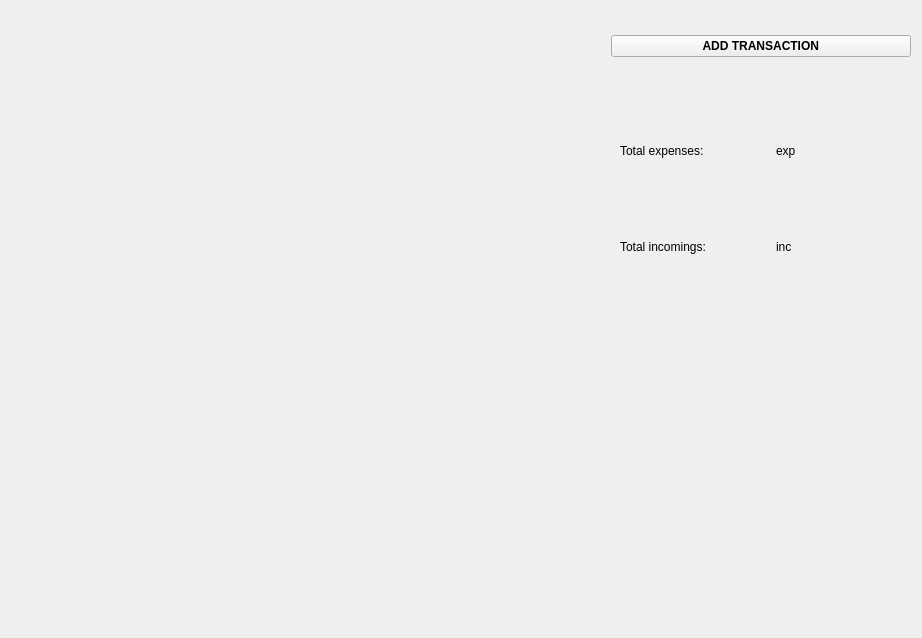
<?xml version="1.0" encoding="UTF-8"?>
<ui version="4.0">
 <class>HomeWidget</class>
 <widget class="QWidget" name="HomeWidget">
  <property name="geometry">
   <rect>
    <x>0</x>
    <y>0</y>
    <width>922</width>
    <height>638</height>
   </rect>
  </property>
  <property name="windowTitle">
   <string>Form</string>
  </property>
  <layout class="QGridLayout" name="gridLayout">
   <item row="5" column="0" colspan="3">
    <widget class="QScrollArea" name="scrollArea">
     <property name="sizePolicy">
      <sizepolicy hsizetype="Preferred" vsizetype="Fixed">
       <horstretch>0</horstretch>
       <verstretch>1</verstretch>
      </sizepolicy>
     </property>
     <property name="maximumSize">
      <size>
       <width>900</width>
       <height>300</height>
      </size>
     </property>
     <property name="frameShape">
      <enum>QFrame::Shape::NoFrame</enum>
     </property>
     <property name="widgetResizable">
      <bool>true</bool>
     </property>
     <property name="alignment">
      <set>Qt::AlignmentFlag::AlignBottom|Qt::AlignmentFlag::AlignHCenter</set>
     </property>
     <widget class="QWidget" name="scrollAreaWidgetContents">
      <property name="geometry">
       <rect>
        <x>0</x>
        <y>0</y>
        <width>900</width>
        <height>300</height>
       </rect>
      </property>
     </widget>
    </widget>
   </item>
   <item row="3" column="2">
    <widget class="QWidget" name="widget" native="true">
     <property name="minimumSize">
      <size>
       <width>300</width>
       <height>0</height>
      </size>
     </property>
     <property name="maximumSize">
      <size>
       <width>300</width>
       <height>205</height>
      </size>
     </property>
     <layout class="QGridLayout" name="gridLayout_2">
      <item row="0" column="1">
       <widget class="QLabel" name="expAmount">
        <property name="text">
         <string>exp</string>
        </property>
       </widget>
      </item>
      <item row="0" column="0">
       <widget class="QLabel" name="totalExpense">
        <property name="minimumSize">
         <size>
          <width>150</width>
          <height>0</height>
         </size>
        </property>
        <property name="text">
         <string>Total expenses:</string>
        </property>
       </widget>
      </item>
      <item row="1" column="0">
       <widget class="QLabel" name="totalIncome">
        <property name="minimumSize">
         <size>
          <width>150</width>
          <height>0</height>
         </size>
        </property>
        <property name="text">
         <string>Total incomings:</string>
        </property>
       </widget>
      </item>
      <item row="1" column="1">
       <widget class="QLabel" name="incAmount">
        <property name="text">
         <string>inc</string>
        </property>
       </widget>
      </item>
     </layout>
    </widget>
   </item>
   <item row="2" column="0" rowspan="2">
    <widget class="QWidget" name="widget_2" native="true">
     <property name="minimumSize">
      <size>
       <width>500</width>
       <height>290</height>
      </size>
     </property>
    </widget>
   </item>
   <item row="2" column="2">
    <widget class="QPushButton" name="addTrPushButton">
     <property name="enabled">
      <bool>true</bool>
     </property>
     <property name="font">
      <font>
       <bold>true</bold>
      </font>
     </property>
     <property name="cursor">
      <cursorShape>PointingHandCursor</cursorShape>
     </property>
     <property name="text">
      <string> ADD TRANSACTION </string>
     </property>
     <property name="icon">
      <iconset resource="resource.qrc">
       <normaloff>:/img/img/multiple.svg</normaloff>:/img/img/multiple.svg</iconset>
     </property>
     <property name="iconSize">
      <size>
       <width>30</width>
       <height>30</height>
      </size>
     </property>
    </widget>
   </item>
  </layout>
 </widget>
 <resources>
  <include location="resource.qrc"/>
 </resources>
 <connections/>
</ui>
